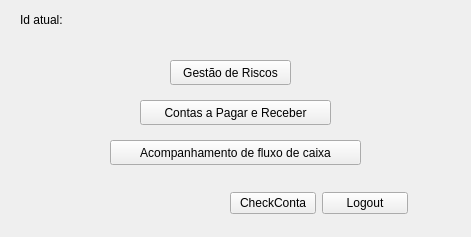
<?xml version="1.0" encoding="UTF-8"?>
<ui version="4.0">
 <class>Dashboard</class>
 <widget class="QWidget" name="Dashboard">
  <property name="geometry">
   <rect>
    <x>0</x>
    <y>0</y>
    <width>471</width>
    <height>237</height>
   </rect>
  </property>
  <property name="windowTitle">
   <string>Dashboard</string>
  </property>
  <widget class="QWidget" name="layoutWidget">
   <property name="geometry">
    <rect>
     <x>20</x>
     <y>10</y>
     <width>72</width>
     <height>19</height>
    </rect>
   </property>
   <layout class="QHBoxLayout" name="horizontalLayout">
    <item>
     <widget class="QLabel" name="label">
      <property name="text">
       <string>Id atual:</string>
      </property>
     </widget>
    </item>
    <item>
     <widget class="QLabel" name="lblID">
      <property name="text">
       <string/>
      </property>
     </widget>
    </item>
   </layout>
  </widget>
  <widget class="QWidget" name="layoutWidget">
   <property name="geometry">
    <rect>
     <x>230</x>
     <y>190</y>
     <width>178</width>
     <height>27</height>
    </rect>
   </property>
   <layout class="QHBoxLayout" name="horizontalLayout_2">
    <item>
     <widget class="QPushButton" name="btnCheckConta">
      <property name="text">
       <string>CheckConta</string>
      </property>
     </widget>
    </item>
    <item>
     <widget class="QPushButton" name="btnLogout">
      <property name="text">
       <string>Logout</string>
      </property>
     </widget>
    </item>
   </layout>
  </widget>
  <widget class="QPushButton" name="btnContasPagarReceber">
   <property name="geometry">
    <rect>
     <x>140</x>
     <y>100</y>
     <width>191</width>
     <height>25</height>
    </rect>
   </property>
   <property name="text">
    <string>Contas a Pagar e Receber</string>
   </property>
  </widget>
  <widget class="QPushButton" name="btnFluxoDeCaixa">
   <property name="geometry">
    <rect>
     <x>110</x>
     <y>140</y>
     <width>251</width>
     <height>25</height>
    </rect>
   </property>
   <property name="text">
    <string>Acompanhamento de fluxo de caixa</string>
   </property>
  </widget>
  <widget class="QPushButton" name="btnGestaoDeRiscos">
   <property name="geometry">
    <rect>
     <x>170</x>
     <y>60</y>
     <width>121</width>
     <height>25</height>
    </rect>
   </property>
   <property name="text">
    <string>Gestão de Riscos</string>
   </property>
  </widget>
 </widget>
 <resources/>
 <connections/>
</ui>
